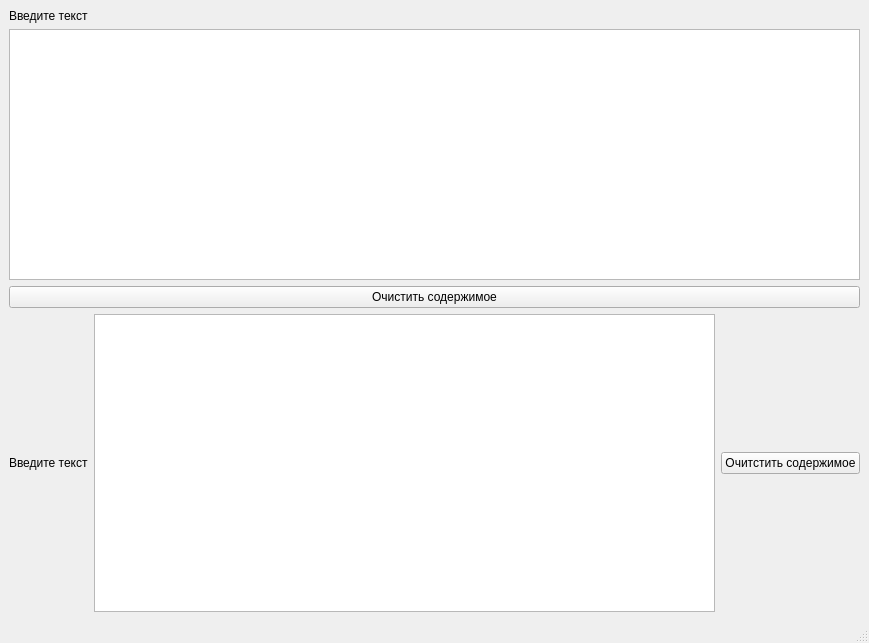
<?xml version="1.0" encoding="UTF-8"?>
<ui version="4.0">
 <class>MainWindow</class>
 <widget class="QMainWindow" name="MainWindow">
  <property name="geometry">
   <rect>
    <x>0</x>
    <y>0</y>
    <width>869</width>
    <height>643</height>
   </rect>
  </property>
  <property name="windowTitle">
   <string>MainWindow</string>
  </property>
  <widget class="QWidget" name="centralwidget">
   <layout class="QVBoxLayout" name="verticalLayout_2">
    <item>
     <layout class="QVBoxLayout" name="verticalLayout">
      <item>
       <widget class="QLabel" name="lb_topLabel">
        <property name="text">
         <string>Введите текст</string>
        </property>
       </widget>
      </item>
      <item>
       <widget class="QTextEdit" name="textEdit"/>
      </item>
      <item>
       <widget class="QPushButton" name="pb_topPushButton">
        <property name="text">
         <string>Очистить содержимое</string>
        </property>
       </widget>
      </item>
     </layout>
    </item>
    <item>
     <layout class="QHBoxLayout" name="horizontalLayout">
      <item>
       <widget class="QLabel" name="lb_bottomLabel">
        <property name="text">
         <string>Введите текст</string>
        </property>
       </widget>
      </item>
      <item>
       <widget class="QTextEdit" name="te_bottomTextEdit"/>
      </item>
      <item>
       <widget class="QPushButton" name="pb_bottomPushButton">
        <property name="text">
         <string>Очитстить содержимое</string>
        </property>
       </widget>
      </item>
     </layout>
    </item>
   </layout>
  </widget>
  <widget class="QMenuBar" name="menubar">
   <property name="geometry">
    <rect>
     <x>0</x>
     <y>0</y>
     <width>869</width>
     <height>22</height>
    </rect>
   </property>
  </widget>
  <widget class="QStatusBar" name="statusbar"/>
 </widget>
 <tabstops>
  <tabstop>textEdit</tabstop>
  <tabstop>pb_topPushButton</tabstop>
  <tabstop>te_bottomTextEdit</tabstop>
  <tabstop>pb_bottomPushButton</tabstop>
 </tabstops>
 <resources/>
 <connections/>
</ui>
